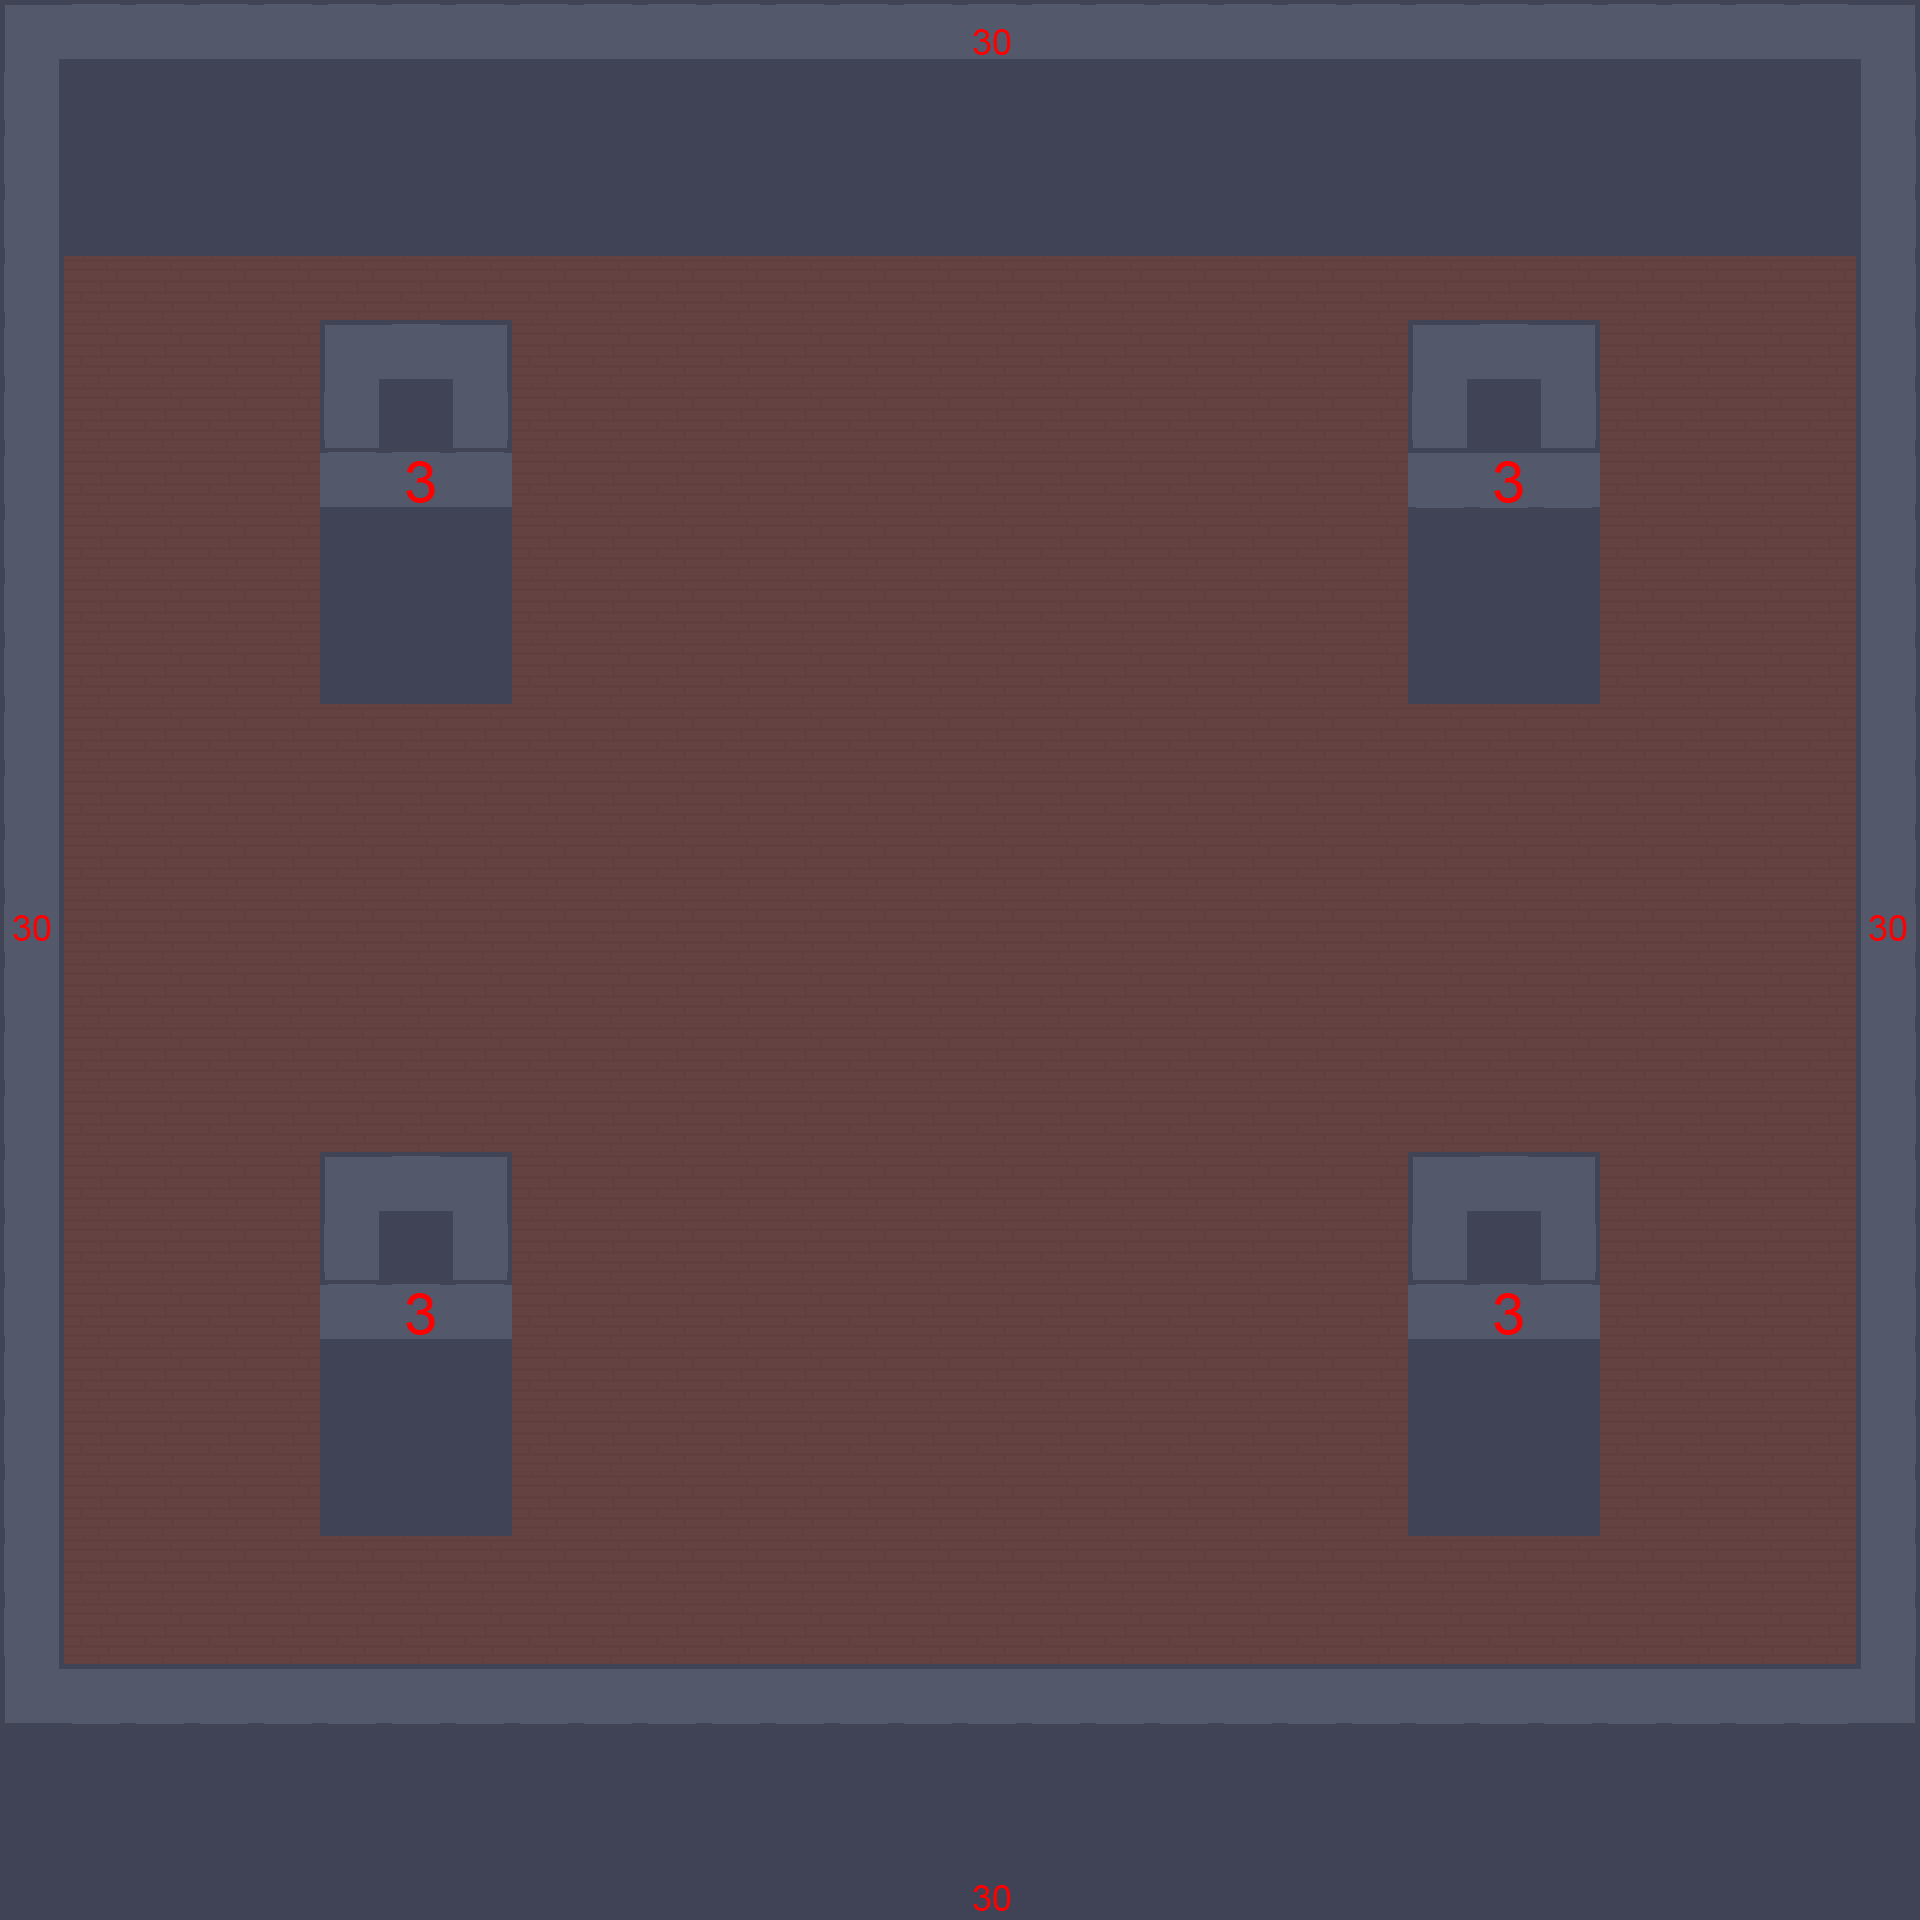

Tiled map render using the project's own tile images. Description and the map definition, with tile-layer contents summarised, below:
An orthogonal 30x30 tile map with 64x64 px tiles, 4 tile layers (Layer64, Layer256, Layer64Top, LayerMeta), 3 tilesets.

<map version="1.0" tiledversion="1.1.2" orientation="orthogonal" renderorder="right-down" width="30" height="30" tilewidth="64" tileheight="64" infinite="0" nextobjectid="1">
 <tileset firstgid="1" source="64x256.tsx" />
 <tileset firstgid="5" source="64x64set.tsx" />
 <tileset firstgid="21" source="TileNumbers.tsx" />
 <layer name="Layer64" width="30" height="30" locked="1">
  <data>[900 cells, 616 non-empty, 1 distinct tile ids]</data>
 </layer>
 <layer name="Layer256" width="30" height="30" locked="1">
  <data>[900 cells, 68 non-empty, 2 distinct tile ids]</data>
 </layer>
 <layer name="Layer64Top" width="30" height="30" locked="1">
  <data>[900 cells, 84 non-empty, 8 distinct tile ids]</data>
 </layer>
 <layer name="LayerMeta" width="30" height="30" locked="1">
  <data>[900 cells, 8 non-empty, 3 distinct tile ids]</data>
 </layer>
</map>
